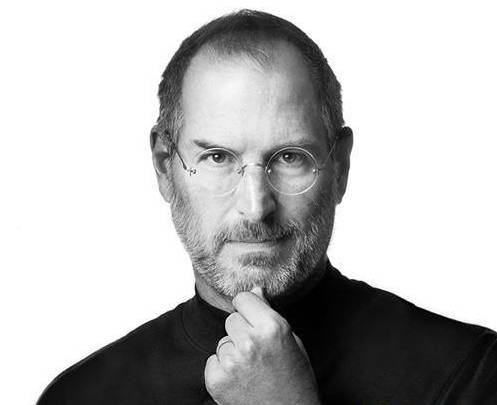
#> input picture string_picture/jobs.jpeg, 497 x 405 px
$ python string_picture.py
#> lines starting #> are read from the running program, lines starting #| are printed output that depends on the picture
from PIL import Image
import os

ascii_char = list(r"$@B%8&WM#*oahkbdpqwmZO0QLCJUYXzcvunxrjft/\|()1{}[]?-_+~<>i!lI;:,\"^`'. ")
pic = 'jobs.jpeg'
# print(pic)
text = 'jobs.txt'
# print(text)

def get_char(r,g,b,alpha = 256):
	if alpha == 0:
		return ' '

	length = len(ascii_char)
	gray = int(0.2126 * r + 0.7152 * g + 0.0722 * b)

	unit = (256+1)/length

	return ascii_char[int(gray / unit)]

if __name__ == '__main__':
	im = Image.open(pic)
#> im is the input picture: PIL image 497x405 RGB; mean R, G, B 185.1, 185.1, 185.1
	im = im.resize((80, 80), Image.NEAREST)
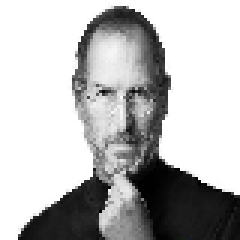
#> im: PIL image 80x80 RGB (shown 3 times larger); mean R, G, B 185.1, 185.1, 185.1

	txt = ''

	for i in range(80):
		for j in range(80):
			_char = get_char(*im.getpixel((j,i)))
			# print('char:', _char)
			txt += _char
			txt += '\n'

	print(txt)
#> (printed output is left out)

	with open(text ,'w') as f:
		f.write(txt)
